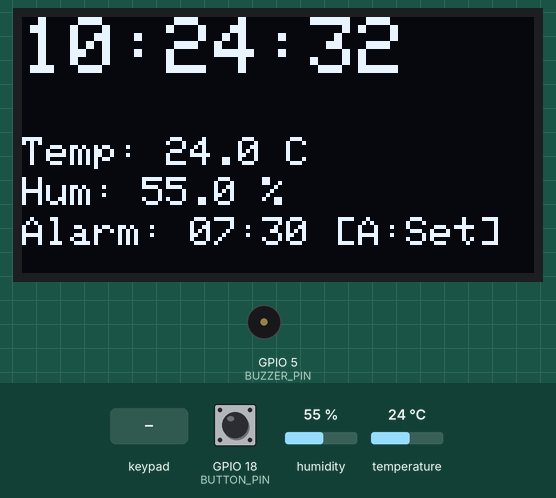
Recording of a program running on a simulated ESP32. On the bench: 128×64 one-colour display, buzzer (waves = sounding, pin HIGH). The test bench sets the inputs (shaded band); at power-on: humidity 55 %, temperature 24 °C, GPIO 18 (BUTTON_PIN) HIGH. WiFi joins after 1.5 s; servers stay silent unless stated; the local clock reads 2024-03-15 10:24:30 at power-on unless the program sets it; what the program prints to the serial monitor is not drawn.

Above: at 2.7 s.
2.8 s: key 'A' pressed
At 3.3 s:
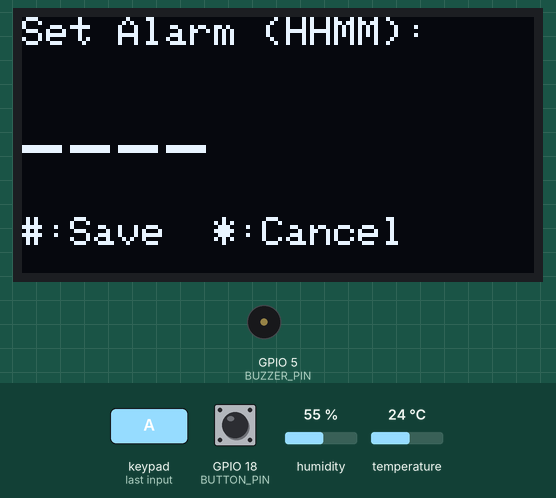
4.3 s: keypad keys 3 2 3 3 2 5 2 6 pressed 0.4 s apart
At 6.4 s:
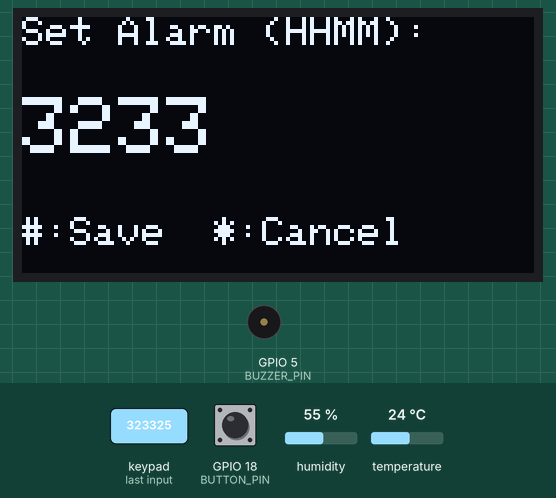
9.0 s: key 'C' pressed
At 9.4 s:
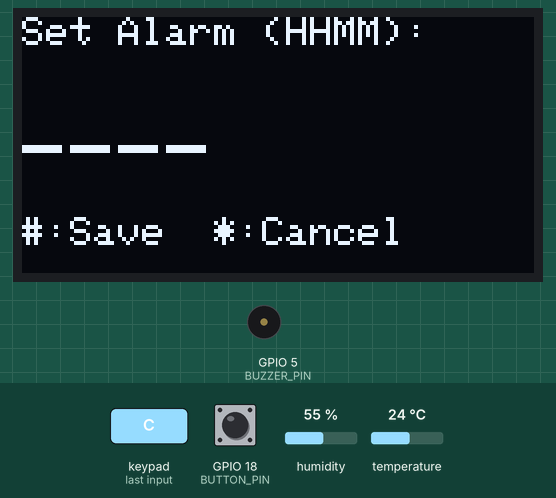
10.5 s: keypad keys 3 2 3 3 2 5 2 6 # pressed 0.4 s apart
At 11.14 s:
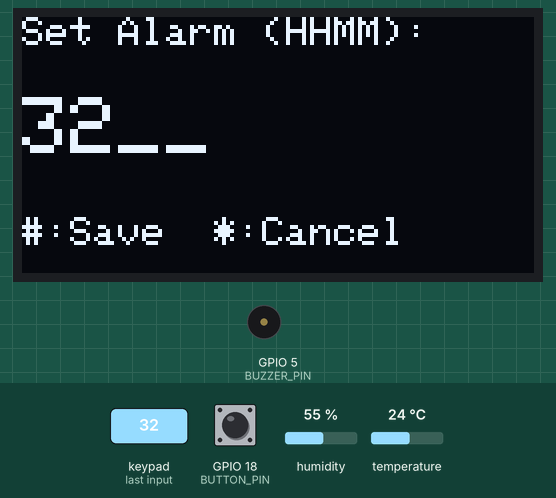
15.6 s: humidity set to 22 %
At 17.3 s:
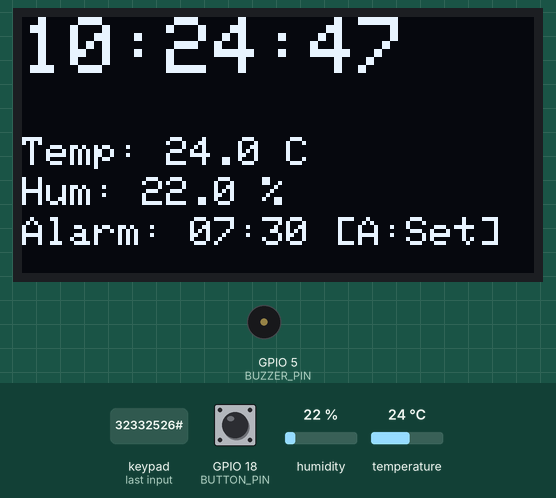
17.6 s: temperature set to 12 °C
At 19.4 s:
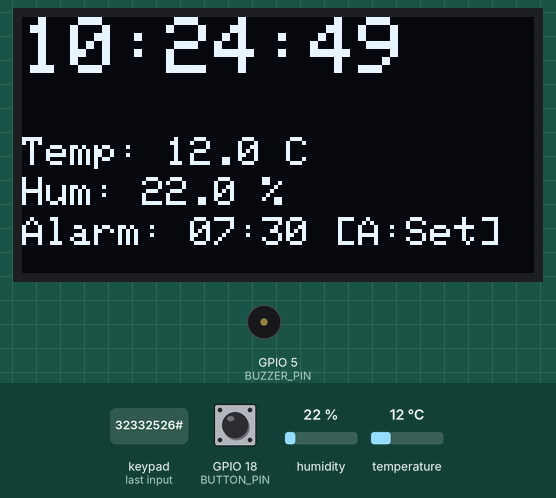
Timing chart, 0 to 20.6 s (numbered marks = the images above; inputs shaded):
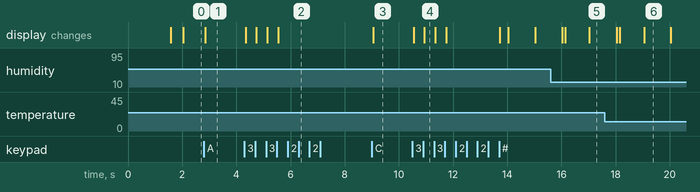

The program:

main.cpp
```cpp
#include <WiFi.h>
#include "time.h"
#include <Wire.h>
#include <Adafruit_GFX.h>
#include <Adafruit_SSD1306.h>
#include "DHT.h"
#include <Keypad.h>


#define I2C_SDA 21
#define I2C_SCL 22
// --- Wi-Fi & NTP ---
const char* ssid       = "Wokwi-GUEST";
const char* password   = "";
const char* ntpServer = "pool.ntp.org";
const long  gmtOffset_sec = 28800; // UTC+8
const int   daylightOffset_sec = 0;

// --- OLED ---
#define SCREEN_WIDTH 128
#define SCREEN_HEIGHT 64
Adafruit_SSD1306 display(SCREEN_WIDTH, SCREEN_HEIGHT, &Wire, -1);

// --- DHT22 ---
#define DHTPIN 4
#define DHTTYPE DHT22
DHT dht(DHTPIN, DHTTYPE);
float currentTemp = 0.0;
float currentHum = 0.0;
unsigned long lastDHTRead = 0; // 用於非阻塞式讀取溫度的計時器

// --- 硬體腳位 ---
#define BUZZER_PIN 5
#define BUTTON_PIN 18

// --- 鬧鐘與狀態機 ---
int alarmHour = 7;
int alarmMinute = 30;
volatile bool isAlarmRinging = false; // volatile 確保 ISR 安全

// 定義系統狀態：一般時鐘模式、設定鬧鐘模式
enum State { NORMAL, SET_ALARM };
State currentState = NORMAL;
String inputBuffer = ""; // 儲存鍵盤輸入的時間字串

// --- 4x4 矩陣鍵盤 ---
const byte ROWS = 4;
const byte COLS = 4;
char keys[ROWS][COLS] = {
  {'1','2','3','A'},
  {'4','5','6','B'},
  {'7','8','9','C'},
  {'*','0','#','D'}
};
// 注意：請根據你在 Wokwi 的實際接線修改以下腳位
byte rowPins[ROWS] = {32, 33, 25, 26}; // R1, R2, R3, R4
byte colPins[COLS] = {14, 12, 13, 27}; // C1, C2, C3, C4
Keypad keypad = Keypad(makeKeymap(keys), rowPins, colPins, ROWS, COLS);

// --- 中斷服務常式 (ISR) ---
void IRAM_ATTR stopAlarmISR() {
  isAlarmRinging = false;
}

void setup() {
  Serial.begin(115200);
  Wire.begin(I2C_SDA, I2C_SCL);
  // 初始化實體按鈕與中斷
  pinMode(BUTTON_PIN, INPUT_PULLUP);
  attachInterrupt(digitalPinToInterrupt(BUTTON_PIN), stopAlarmISR, FALLING);

  Serial.println("\n--- BUTTON_PIN ---");

  // 初始化蜂鳴器
  pinMode(BUZZER_PIN, OUTPUT);
  digitalWrite(BUZZER_PIN, LOW);

  Serial.println("\n--- BUZZER_PIN ---");

  // 初始化 OLED
  if(!display.begin(SSD1306_SWITCHCAPVCC, 0x3C)) {
    Serial.println(F("SSD1306 allocation failed"));
    for(;;);
  }

  Serial.println("\n--- OLED ---");

  // 初始化 DHT
  dht.begin();

  Serial.println("\n--- DHT ---");

  // 顯示連線畫面
  display.clearDisplay();
  display.setTextSize(1);
  display.setTextColor(WHITE);
  display.setCursor(0, 20);
  display.println("Connecting Wi-Fi...");
  display.display();

  // 連線 Wi-Fi
  WiFi.begin(ssid, password);
  while (WiFi.status() != WL_CONNECTED) {
    delay(500);
  }

  Serial.println("\n--- WiFi ---");

  // 對時
  configTime(gmtOffset_sec, daylightOffset_sec, ntpServer);
}

void loop() {
  // 1. 獲取時間 (設定 10ms timeout，避免網路延遲卡死迴圈)
  struct tm timeinfo;
  bool timeValid = getLocalTime(&timeinfo, 10);

  // 2. 非阻塞式讀取溫度 (每 2000 毫秒讀一次，避免 DHT 拖慢迴圈速度)
  if (millis() - lastDHTRead > 2000) {
    currentTemp = dht.readTemperature();
    currentHum = dht.readHumidity();
    lastDHTRead = millis();
  }

  // 3. 處理鍵盤輸入與狀態轉換
  char key = keypad.getKey();
  if (key) {
    if (currentState == NORMAL) {
      if (key == 'A') {
        // 按 A 進入設定模式
        currentState = SET_ALARM;
        inputBuffer = "";
      } else if (isAlarmRinging) {
        // 如果鬧鐘在響，按鍵盤任一鍵也可關閉 (作為 ISR 的備用)
        isAlarmRinging = false;
      }
    }
    else if (currentState == SET_ALARM) {
      if (key >= '0' && key <= '9' && inputBuffer.length() < 4) {
        inputBuffer += key; // 允許輸入最多 4 位數字 (HHMM)
      } else if (key == 'C') {
        inputBuffer = ""; // 按 C 清除並重新輸入
      } else if (key == '*') {
        currentState = NORMAL; // 按 * 取消設定，退回主畫面
      } else if (key == '#') {
        // 按 # 儲存設定
        if (inputBuffer.length() == 4) {
          int h = inputBuffer.substring(0, 2).toInt();
          int m = inputBuffer.substring(2, 4).toInt();
          // 簡單的時間格式驗證
          if (h >= 0 && h <= 23 && m >= 0 && m <= 59) {
            alarmHour = h;
            alarmMinute = m;
          }
        }
        currentState = NORMAL;
      }
    }
  }

  // 4. 鬧鐘觸發邏輯 (準點第 0 秒觸發)
  if(currentState == NORMAL && timeValid) {
    if(timeinfo.tm_hour == alarmHour && timeinfo.tm_min == alarmMinute && timeinfo.tm_sec == 0) {
      isAlarmRinging = true;
    }
  }

  // 控制蜂鳴器硬體狀態
  if (isAlarmRinging) {
    digitalWrite(BUZZER_PIN, HIGH);
  } else {
    digitalWrite(BUZZER_PIN, LOW);
  }

  // 5. 更新 OLED 顯示畫面
  display.clearDisplay();

  if (currentState == NORMAL) {
    // --- 一般時鐘畫面 ---
    display.setTextSize(2);
    display.setCursor(0, 0);
    if (timeValid) {
      display.printf("%02d:%02d:%02d", timeinfo.tm_hour, timeinfo.tm_min, timeinfo.tm_sec);
    } else {
      display.print("Syncing...");
    }

    // 顯示溫度
    display.setTextSize(1);
    display.setCursor(0, 30);
    if (isnan(currentTemp)) {
      display.println("Temp Error");
    } else {
      display.printf("Temp: %.1f C\n", currentTemp);

    }

    // 顯示humidity
    display.setCursor(0, 40);
    if (isnan(currentHum)) {
      display.println("Hum Error");
    } else {
      display.printf("Hum: %.1f %%\n", currentHum);
    }

    // 顯示鬧鐘設定與提示
    display.setCursor(0, 50);
    display.printf("Alarm: %02d:%02d ", alarmHour, alarmMinute);
    if (isAlarmRinging) {
      display.print("[RING!]");
    } else {
      display.print("[A:Set]"); // 提示操作者按 A 進行設定
    }
  }
  else if (currentState == SET_ALARM) {
    // --- 鬧鐘設定畫面 ---
    display.setTextSize(1);
    display.setCursor(0, 0);
    display.println("Set Alarm (HHMM):");

    // 顯示輸入的字串，並用底線 "_" 提示剩餘位數
    display.setTextSize(2);
    display.setCursor(0, 20);
    display.print(inputBuffer);
    for(int i = inputBuffer.length(); i < 4; i++) display.print("_");

    // 顯示操作提示
    display.setTextSize(1);
    display.setCursor(0, 50);
    display.print("#:Save  *:Cancel");
  }

  display.display();
}
```

Measured:
- after the input at 2.8 s, the display: changes at once (image 1)
- after the input at 4.3 s, the display: first changes at once (image 2 shows a later state)
- after the input at 9.0 s, the display: changes after 0.05 s (image 3)
- after the input at 10.5 s, the display: first changes at once (image 4 shows a later state)
- what the display in image 6 shows lasts 1.0 s, from 19.0 s to 20.0 s
